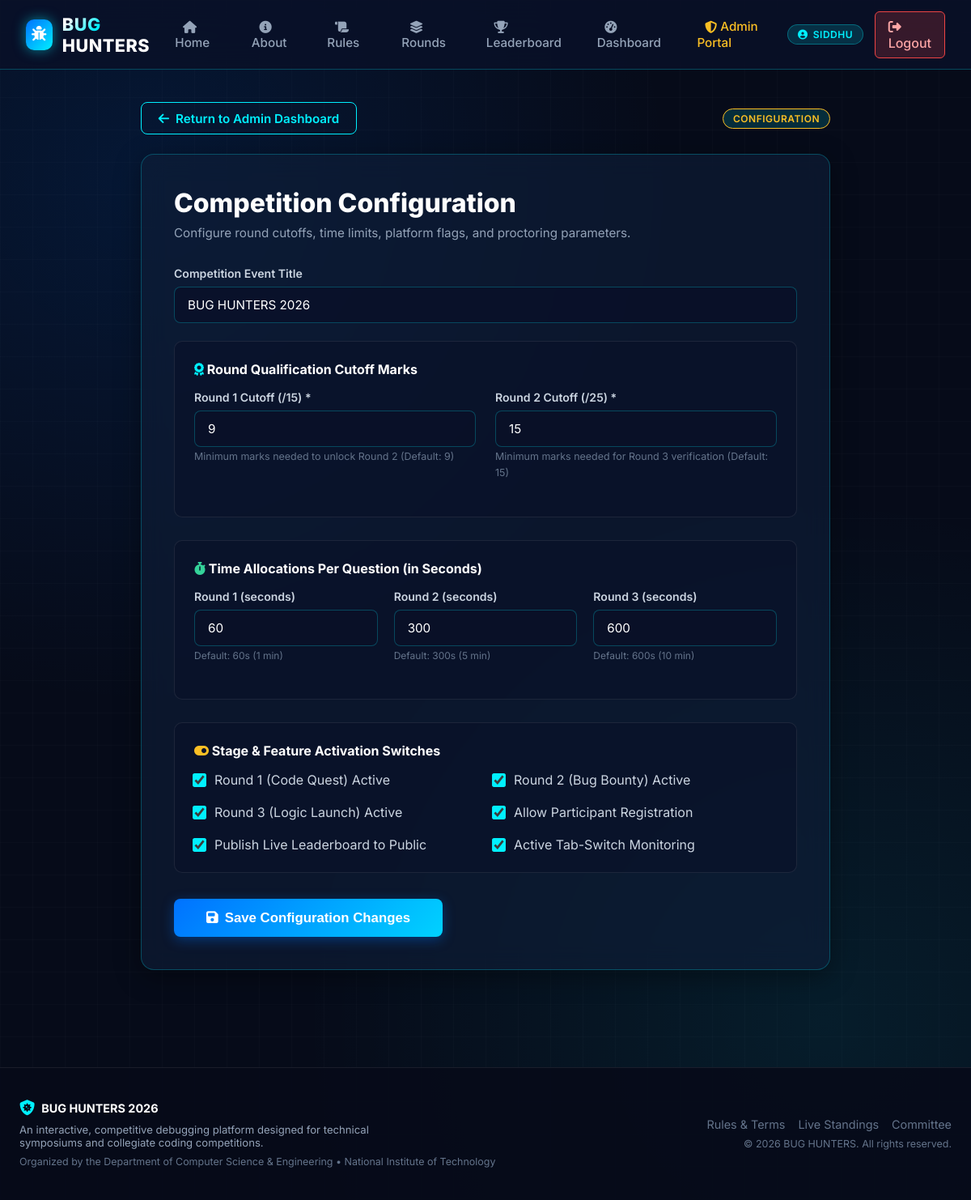
Page /competition/portal/admin/settings/ (signed in) on the committed database.
### competition/models.py (models this page shows, shortened)
class CompetitionSettings(models.Model):
    title = models.CharField(max_length=200, default="BUG HUNTERS 2026")
    tagline = models.CharField(max_length=255, default="Think Smart. Debug Fast. Code Better.")
    college_name = models.CharField(max_length=255, default="Apex Institute of Technology")
    r1_qualifying_marks = models.IntegerField(default=9, help_text="Default 9 out of 15")
    r1_total_questions = models.IntegerField(default=15)
    r1_time_per_question_seconds = models.IntegerField(default=60, help_text="Time per question in seconds (1 min)")
    r1_enabled = models.BooleanField(default=True)
    r2_qualifying_marks = models.IntegerField(default=15, help_text="Default 15 out of 25")
    r2_total_questions = models.IntegerField(default=5)
    r2_time_per_question_seconds = models.IntegerField(default=300, help_text="Time per question in seconds (5 min)")
    r2_enabled = models.BooleanField(default=True)
    r3_total_questions = models.IntegerField(default=3)
    r3_time_per_question_seconds = models.IntegerField(default=600, help_text="Time per question in seconds (10 min)")
    r3_enabled = models.BooleanField(default=True)
    allow_registration = models.BooleanField(default=True)
    leaderboard_published = models.BooleanField(default=True)
    anti_cheating_enabled = models.BooleanField(default=True)
    max_warning_violations = models.IntegerField(default=3)
    updated_at = models.DateTimeField(auto_now=True)
    class Meta:
        verbose_name = "Competition Setting"
        verbose_name_plural = "Competition Settings"
    @classmethod
    def get_settings(cls):
        settings, created = cls.objects.get_or_create(id=1)
        return settings

### competition/views.py (the view, shortened to what this page needs)
# urls.py: path('portal/admin/settings/', views.admin_settings_view, name='admin_settings'),
@user_passes_test(is_admin_user, login_url='login')
def admin_settings_view(request):
    settings = CompetitionSettings.get_settings()
    return render(request, 'admin_settings.html', {'comp_settings': settings})

### competition/context_processors.py (called while the page is built)
def competition_context(request):
    settings = CompetitionSettings.get_settings()
    user_rounds = {}
    if request.user.is_authenticated:
        rounds = ParticipantRound.objects.filter(participant=request.user)
        for r in rounds:
            user_rounds[r.round_number] = r
    return {
        'comp_settings': settings,
        'user_rounds': user_rounds,
        'app_name': 'BUG HUNTERS',
    }

### competition/views.py (called while the page is built)
def is_admin_user(user):
    return user.is_authenticated and (user.is_staff or user.is_superuser)

### templates/admin_settings.html (shortened to what this page needs)
{% extends 'base.html' %}
{% block content %}
<div style="max-width: 900px; margin: 2.5rem auto; padding: 0 1.5rem 5rem;">
    <div style="display: flex; justify-content: space-between; align-items: center; margin-bottom: 1.5rem;">
        <a href="{% url 'admin_dashboard' %}" class="btn-outline-cyber">
            <i class="fas fa-arrow-left"></i> Return to Admin Dashboard
        </a>
        <span class="badge-cyber" style="border-color: #fbbf24; color: #fbbf24;">CONFIGURATION</span>
    </div>
    <div class="glass-panel" style="padding: 2.5rem;">
        <div style="margin-bottom: 2rem;">
            <h1 style="font-size: 2rem; font-weight: 800; color: #fff; margin: 0 0 0.5rem;">
                Competition Configuration
            </h1>
            <p style="color: var(--text-muted); font-size: 0.95rem; margin: 0;">
                Configure round cutoffs, time limits, platform flags, and proctoring parameters.
            </p>
        </div>
        <form method="post">
            <div class="form-group">
                <label class="form-label">Competition Event Title</label>
                <input type="text" name="title" value="{{ comp_settings.title }}" class="form-control" required>
            </div>
            <div style="background: rgba(10, 17, 40, 0.6); border: 1px solid var(--border-glass); border-radius: 10px; padding: 1.5rem; margin-bottom: 1.75rem;">
                <h4 style="font-size: 1rem; color: #fff; margin-bottom: 1rem;">
                    <i class="fas fa-award" style="color: var(--cyber-cyan);"></i> Round Qualification Cutoff Marks
                </h4>
                <div style="display: grid; grid-template-columns: 1fr 1fr; gap: 1.5rem;">
                    <div class="form-group">
                        <label class="form-label">Round 1 Cutoff (/15) *</label>
                        <input type="number" name="r1_qualifying_marks" value="{{ comp_settings.r1_qualifying_marks }}" min="1" max="15" class="form-control" required>
                        <span style="font-size: 0.78rem; color: var(--text-dim);">Minimum marks needed to unlock Round 2 (Default: 9)</span>
                    </div>
                    <div class="form-group">
                        <label class="form-label">Round 2 Cutoff (/25) *</label>
                        <input type="number" name="r2_qualifying_marks" value="{{ comp_settings.r2_qualifying_marks }}" min="1" max="25" class="form-control" required>
                        <span style="font-size: 0.78rem; color: var(--text-dim);">Minimum marks needed for Round 3 verification (Default: 15)</span>
                    </div>
                </div>
            </div>
            <div style="background: rgba(10, 17, 40, 0.6); border: 1px solid var(--border-glass); border-radius: 10px; padding: 1.5rem; margin-bottom: 1.75rem;">
                <h4 style="font-size: 1rem; color: #fff; margin-bottom: 1rem;">
                    <i class="fas fa-stopwatch" style="color: #34d399;"></i> Time Allocations Per Question (in Seconds)
                </h4>
                <div style="display: grid; grid-template-columns: 1fr 1fr 1fr; gap: 1.25rem;">
                    <div class="form-group">
                        <label class="form-label">Round 1 (seconds)</label>
                        <input type="number" name="r1_time_per_question_seconds" value="{{ comp_settings.r1_time_per_question_seconds }}" min="10" max="600" class="form-control" required>
                        <span style="font-size: 0.75rem; color: var(--text-dim);">Default: 60s (1 min)</span>
                    </div>
                    <div class="form-group">
                        <label class="form-label">Round 2 (seconds)</label>
                        <input type="number" name="r2_time_per_question_seconds" value="{{ comp_settings.r2_time_per_question_seconds }}" min="30" max="1800" class="form-control" required>
                        <span style="font-size: 0.75rem; color: var(--text-dim);">Default: 300s (5 min)</span>
                    </div>
                    <div class="form-group">
                        <label class="form-label">Round 3 (seconds)</label>
                        <input type="number" name="r3_time_per_question_seconds" value="{{ comp_settings.r3_time_per_question_seconds }}" min="60" max="3600" class="form-control" required>
                        <span style="font-size: 0.75rem; color: var(--text-dim);">Default: 600s (10 min)</span>
                    </div>
                </div>
            </div>
            <div style="background: rgba(10, 17, 40, 0.6); border: 1px solid var(--border-glass); border-radius: 10px; padding: 1.5rem; margin-bottom: 2rem;">
                <h4 style="font-size: 1rem; color: #fff; margin-bottom: 1rem;">
                    <i class="fas fa-toggle-on" style="color: #fbbf24;"></i> Stage &amp; Feature Activation Switches
                </h4>
                <div style="display: grid; grid-template-columns: 1fr 1fr; gap: 1.25rem;">
                    <label style="display: flex; align-items: center; gap: 0.75rem; color: #cbd5e1; cursor: pointer;">
                        <input type="checkbox" name="r1_enabled" {% if comp_settings.r1_enabled %}checked{% endif %} style="transform: scale(1.3); accent-color: var(--cyber-cyan);">
                        Round 1 (Code Quest) Active
                    </label>
                    <label style="display: flex; align-items: center; gap: 0.75rem; color: #cbd5e1; cursor: pointer;">
                        <input type="checkbox" name="r2_enabled" {% if comp_settings.r2_enabled %}checked{% endif %} style="transform: scale(1.3); accent-color: var(--cyber-cyan);">
                        Round 2 (Bug Bounty) Active
                    </label>
                    <label style="display: flex; align-items: center; gap: 0.75rem; color: #cbd5e1; cursor: pointer;">
                        <input type="checkbox" name="r3_enabled" {% if comp_settings.r3_enabled %}checked{% endif %} style="transform: scale(1.3); accent-color: var(--cyber-cyan);">
                        Round 3 (Logic Launch) Active
                    </label>
                    <label style="display: flex; align-items: center; gap: 0.75rem; color: #cbd5e1; cursor: pointer;">
                        <input type="checkbox" name="allow_registration" {% if comp_settings.allow_registration %}checked{% endif %} style="transform: scale(1.3); accent-color: var(--cyber-cyan);">
                        Allow Participant Registration
                    </label>
                    <label style="display: flex; align-items: center; gap: 0.75rem; color: #cbd5e1; cursor: pointer;">
                        <input type="checkbox" name="leaderboard_published" {% if comp_settings.leaderboard_published %}checked{% endif %} style="transform: scale(1.3); accent-color: var(--cyber-cyan);">
                        Publish Live Leaderboard to Public
                    </label>
                    <label style="display: flex; align-items: center; gap: 0.75rem; color: #cbd5e1; cursor: pointer;">
                        <input type="checkbox" name="anti_cheating_enabled" {% if comp_settings.anti_cheating_enabled %}checked{% endif %} style="transform: scale(1.3); accent-color: var(--cyber-cyan);">
                        Active Tab-Switch Monitoring
                    </label>
                </div>
            </div>
            <button type="submit" class="btn-cyber" style="padding: 0.85rem 2.5rem; font-size: 1.05rem;">
                <i class="fas fa-save"></i> Save Configuration Changes
            </button>
        </form>
    </div>
</div>
{% endblock %}

### templates/base.html (shortened to what this page needs)
{% load static %}
<!DOCTYPE html>
<html lang="en">
<head>
    <link rel="stylesheet" href="https://cdnjs.cloudflare.com/ajax/libs/font-awesome/6.5.1/css/all.min.css">
    <link rel="stylesheet" href="{% static 'css/styles.css' %}">
</head>
<body>
    <nav class="cyber-nav">
        <div class="nav-container">
            <a href="{% url 'home' %}" class="nav-brand">
                <div class="brand-icon">
                    <i class="fas fa-bug"></i>
                </div>
                <div>
                    <span class="gradient-text">BUG</span>
                    <span style="color: #ffffff;">HUNTERS</span>
                </div>
            </a>
            <ul class="nav-links">
                <li><a href="{% url 'home' %}" class="{% if request.resolver_match.url_name == 'home' %}active{% endif %}"><i class="fas fa-home"></i> Home</a></li>
                <li><a href="{% url 'about' %}" class="{% if request.resolver_match.url_name == 'about' %}active{% endif %}"><i class="fas fa-info-circle"></i> About</a></li>
                <li><a href="{% url 'rules' %}" class="{% if request.resolver_match.url_name == 'rules' %}active{% endif %}"><i class="fas fa-scroll"></i> Rules</a></li>
                <li><a href="{% url 'rounds_overview' %}" class="{% if request.resolver_match.url_name == 'rounds_overview' %}active{% endif %}"><i class="fas fa-layer-group"></i> Rounds</a></li>
                <li><a href="{% url 'leaderboard' %}" class="{% if request.resolver_match.url_name == 'leaderboard' %}active{% endif %}"><i class="fas fa-trophy"></i> Leaderboard</a></li>
                {% if user.is_authenticated %}
                    <li><a href="{% url 'dashboard' %}" class="{% if request.resolver_match.url_name == 'dashboard' %}active{% endif %}"><i class="fas fa-tachometer-alt"></i> Dashboard</a></li>
                    {% if user.is_staff or user.is_superuser %}
                        <li><a href="{% url 'admin_dashboard' %}" style="color: #fbbf24;"><i class="fas fa-shield-alt"></i> Admin Portal</a></li>
                    {% endif %}
                {% endif %}
            </ul>
            <div class="nav-actions">
                {% if user.is_authenticated %}
                    <div style="display: flex; align-items: center; gap: 0.85rem;">
                        <span class="badge-cyber" style="display: flex; align-items: center; gap: 0.4rem;">
                            <i class="fas fa-user-circle"></i> {{ user.profile.roll_number|default:user.username }}
                        </span>
                        <a href="{% url 'logout' %}" class="btn-danger-cyber" title="Logout">
                            <i class="fas fa-sign-out-alt"></i> Logout
                        </a>
                    </div>
                {% endif %}
            </div>
        </div>
    </nav>
    <main style="flex-grow: 1;">
        {% block content %}{% endblock %}
    </main>
    <footer class="cyber-footer">
        <div class="footer-content">
            <div>
                <div style="display: flex; align-items: center; gap: 0.5rem; margin-bottom: 0.5rem;">
                    <i class="fas fa-shield-virus" style="color: var(--cyber-cyan); font-size: 1.2rem;"></i>
                    <span style="font-weight: 700; color: #fff;">{{ comp_settings.title }}</span>
                </div>
                <p style="font-size: 0.82rem; color: var(--text-muted); max-width: 480px;">
                    An interactive, competitive debugging platform designed for technical symposiums and collegiate coding competitions.
                </p>
                <p style="font-size: 0.78rem; color: var(--text-dim); margin-top: 0.5rem;">
                    Organized by the Department of Computer Science &amp; Engineering &bull; {{ comp_settings.college_name }}
                </p>
            </div>
            <div style="text-align: right;">
                <div style="margin-bottom: 0.5rem; display: flex; gap: 1rem; justify-content: flex-end;">
                    <a href="{% url 'rules' %}" style="color: var(--text-dim); text-decoration: none;">Rules &amp; Terms</a>
                    <a href="{% url 'leaderboard' %}" style="color: var(--text-dim); text-decoration: none;">Live Standings</a>
                    <a href="{% url 'about' %}" style="color: var(--text-dim); text-decoration: none;">Committee</a>
                </div>
                <p style="font-size: 0.78rem; color: var(--text-dim);">
                    &copy; 2026 BUG HUNTERS. All rights reserved.
                </p>
            </div>
        </div>
    </footer>
</body>
</html>

### rows in the picture
CompetitionSettings: title "BUG HUNTERS 2026", r1_qualifying_marks "9", r2_qualifying_marks "15", r1_time_per_question_seconds "60", r2_time_per_question_seconds "300", r3_time_per_question_seconds "600", r1_enabled "☑", r2_enabled "☑", r3_enabled "☑", allow_registration "☑", leaderboard_published "☑", anti_cheating_enabled "☑", college_name "National Institute of Technology"

### other values in the picture
{{ user.profile.roll_number|default:user.username }} "SIDDHU"
